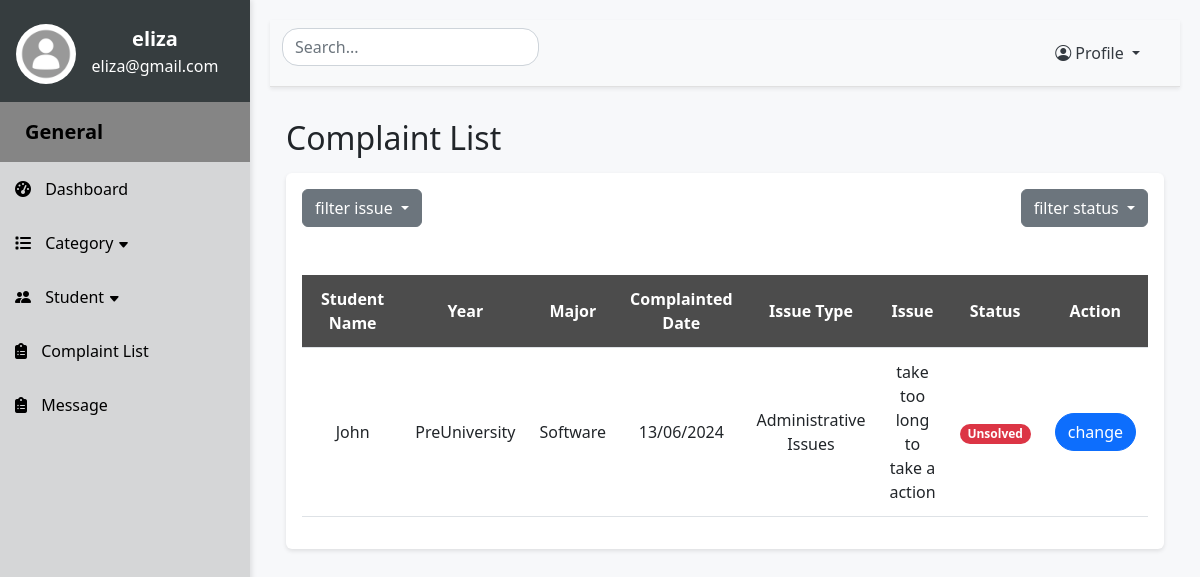
/filterCategory/2 (signed in), run on the app's committed database.
### website/models.py (models this page shows)
class Student(db.Model):
    id = db.Column(db.Integer, primary_key=True)
    student_name = db.Column(db.String(255), nullable=False)
    student_email = db.Column(db.String(255), nullable=False)
    student_password = db.Column(db.String(255), nullable=False)
    student_image = db.Column(db.String(255), nullable=False)
    student_year = db.Column(db.String(255), nullable=False)
    student_major = db.Column(db.String(255), nullable=False)
    student_phone = db.Column(db.String(255), nullable=False)
    complaints = db.relationship('Complaints')

class Complaints(db.Model):
    id = db.Column(db.Integer, primary_key=True)
    complaint_letter = db.Column(db.Text, nullable=False)
    date = db.Column(db.String(255), nullable=False)
    status = db.Column(db.String(255), nullable=False)
    student_id = db.Column(db.Integer, db.ForeignKey("student.id"))
    category_id = db.Column(db.Integer, db.ForeignKey("category.id"))

class Category(db.Model):
    id = db.Column(db.Integer, primary_key=True)
    cat_name = db.Column(db.String(255), nullable=False)
    cat_description = db.Column(db.String(255), nullable=False)
    cat_image = db.Column(db.String(255), nullable=False)
    complaints = db.relationship('Complaints')

### app.py (the view)
@app.route('/filterCategory/<int:catid>', methods=['GET', 'POST'])
def filterCategory(catid):
    if 'admin_id' not in session:
        return redirect(url_for('SignIn'))
    else:
        return filtercategory(catid)

### website/adminfeatures.py (called while the page is built)
def filtercategory(catid):
    complaints = Complaints.query.filter_by(category_id=catid).all()
    count = len(complaints)
    allstudents = Student.query.all()
    allcategories = Category.query.all()
    students = {student.id: {'name': student.student_name, 'year': student.student_year,
                             'major': student.student_major} for student in allstudents}
    categories = {category.id: category.cat_name for category in allcategories}
    return render_template("admincomplaint.html", complaints=complaints, students=students, categories=categories, allcategories=allcategories, count=count)

### website/templates/admincomplaint.html (shortened to what this page needs)
{% extends "adminlayout.html" %} {% block title %}Complaint Page{% endblock%}
{% block content %}
<h2 class="my-3">Complaint List</h2>
  <div class="p-3 mb-5 rounded table-responsive">
    <div class="d-flex justify-content-between mb-5">
      <div class="dropdown">
        <button class="btn btn-secondary dropdown-toggle" type="button" data-bs-toggle="dropdown" aria-expanded="false" style="float:right">
          filter issue
        </button>
      </div>
      <div class="dropdown">
        <button class="btn btn-secondary dropdown-toggle" type="button" data-bs-toggle="dropdown" aria-expanded="false" style="float:right">
          filter status
        </button>
      </div>
    </div>
    <table class="table align-middle">
        <thead>
            <tr>
              <th>Student Name</th>
              <th> Year</th>
              <th> Major</th>
              <th>Complainted Date</th>
              <th>Issue Type</th>
              <th>Issue</th>
              <th>Status</th>
              <th>Action</th>
            </tr>
        </thead>
        <tbody id="search-table-body">
          {% if count == 0 %}
            <tr>
              <td colspan="8"><h5 style="color: grey">There is no data ...</h5></td>
            </tr>
          {% else %}
            {% for complaint in complaints: %}
            <tr>
              <td class="searchedvalue">{{ students[complaint.student_id]['name'] }}</td>
              <td class="searchedvalue">{{ students[complaint.student_id]['year']}}</td>
              <td class="searchedvalue">{{ students[complaint.student_id]['major']}}</td>
              <td>{{ complaint.date }}</td>
              <td class="searchedvalue" >{{ categories[complaint.category_id] }}</td>
              <td>{{ complaint.complaint_letter}}</td>
              <td>
                <small {% if complaint.status== 'Unsolved' %} class="badge text-bg-danger rounded-5"
                {% elif complaint.status== 'Pending' %} class="badge text-bg-warning rounded-5"
                {% elif complaint.status== 'Completed' %} class="badge text-bg-success rounded-5" {% endif %}>
                {{ complaint.status }}
                </small>
              </td>
              <td><a class="btn btn-primary rounded-5" onclick="changeState({{complaint.id}})">change</a></td>
            </tr>
            {% endfor %}
          {% endif %}
        </tbody>
    </table>
  </div>
{% endblock %}

### website/static/css/admincss.css (style rules this page uses)
body { background-color: #f7f8fa; }
.table thead th { background-color: #4c4c4c; color: #fff; text-align: center; }
.table-responsive { background-color: #fff; padding: 10px; border-radius: 10px; box-shadow: 0 2px 4px rgba(0,0,0,0.1); }
.table th, .table td { padding: 0.75rem; text-align: center; vertical-align: middle; }
.table td:first-child, .table th:first-child { width: 13%; }

### data on the page
Complaints: date "13/06/2024", complaint_letter "take too long to take a action", status "Unsolved"
Student: student_name "John", student_year "PreUniversity", student_major "Software"
Category: cat_name "Administrative Issues"

### other printed values
{{ session.get('admin')['admin_name'] }} "eliza"
{{ session.get('admin')['admin_email'] }} "eliza@gmail.com"
